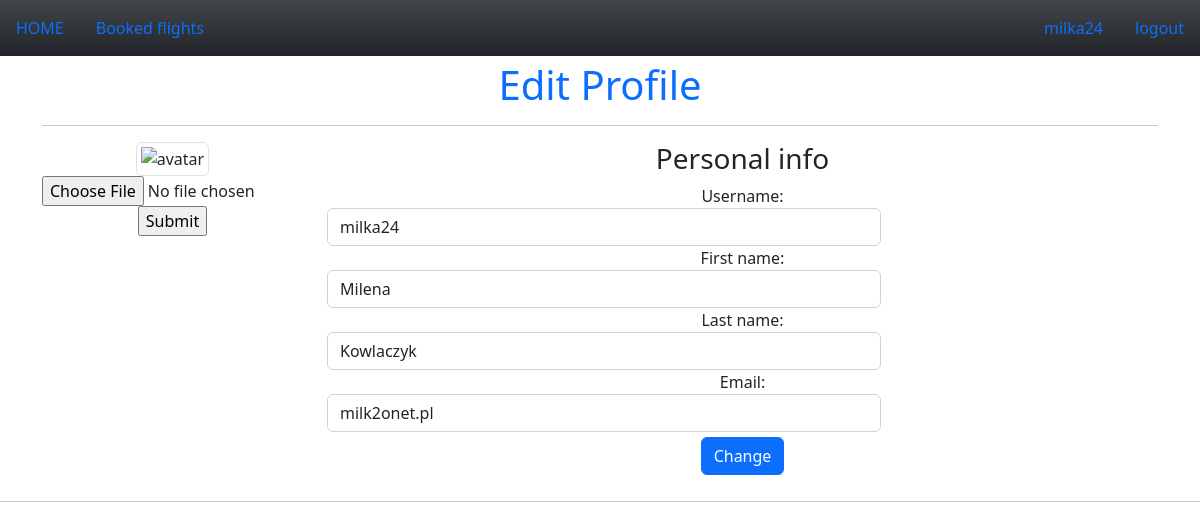
The app's page /profil (signed in) with its own data.
### tables this page shows
CREATE TABLE users (
	id INTEGER NOT NULL, 
	username VARCHAR(200) NOT NULL, 
	name VARCHAR(200) NOT NULL, 
	surname VARCHAR(200) NOT NULL, 
	email VARCHAR(200) NOT NULL, 
	hashed_password VARCHAR(200) NOT NULL, 
	date_added DATETIME, picture, 
	PRIMARY KEY (id), 
	UNIQUE (email)
);

### app.py (the view, shortened to what this page needs)
@app.route("/profil",methods=["GET","POST"])
def profil():
    if request.method == "GET":
        users= db.execute("SELECT * FROM users WHERE username = ?",(session["name"],))
        con.commit()
        user = users.fetchone()
        username = user[1]
        name = user[2]
        surname = user[3]
        email = user[4]
        return render_template("profil.html",username=username,name=name,surname=surname,email=email,picture=session["picture"])

### templates/profil.html (shortened to what this page needs)
{% extends "layout.html" %}
{% block content %}
<div class="container bootstrap snippets bootdey choice">
    <h1 class="text-primary">Edit Profile</h1>
      <hr>
	<div class="row">
      <div class="col-md-3">
        <div class="text-center">
          <img src="{{picture}}" class="avatar img-circle img-thumbnail" alt="avatar">
            <form action = "/upload" method = "POST" enctype = "multipart/form-data">
                <input type = "file" name = "file" />
                <input type = "submit"/>
            </form>
        </div>
      </div>
      <div class="col-md-9 personal-info">
        <h3>Personal info</h3>
        <form class="form-horizontal" role="form" action="/profil" method="post">
            <div class="form-group">
                <label class="col-lg-3 control-label">Username:</label>
                <div class="col-md-8">
                  <input class="form-control" type="text" name="username" value={{username}}>
                </div>
            </div>
            <div class="form-group">
            <label class="col-lg-3 control-label">First name:</label>
            <div class="col-md-8">
              <input class="form-control" type="text" name="name" value={{name}}>
            </div>
          </div>
          <div class="form-group">
            <label class="col-lg-3 control-label">Last name:</label>
            <div class="col-md-8">
              <input class="form-control" type="text" name="surname" value={{surname}}>
            </div>
          </div>
          <div class="form-group">
            <label class="col-lg-3 control-label">Email:</label>
            <div class="col-md-8">
              <input class="form-control" type="email" name="email" value={{email}}>
            </div>
          </div>
          <button type="submit" class="btn btn-primary" style="margin:5px">Change</button>
        </form>
      </div>
  </div>
</div>
<hr>
{% endblock %}

### templates/layout.html (shortened to what this page needs)
<!doctype html>
<html lang="en">
  <head>
    <link rel="stylesheet" href="/static/style.css">
    <link href="https://cdn.jsdelivr.net/npm/bootstrap@5.2.0/dist/css/bootstrap.min.css" rel="stylesheet">
  </head>
  <body class = "text-center bg-image"
        style="background-image: url('https://www.familyvacationcritic.com/wp-content/uploads/sites/19/2018/11/bigstock-Family-on-beautiful-Anse-Solei-379327741-scaled.jpg');
                height: 100vh;">
    <nav class="navbar navbar-default bg-dark bg-gradient">
      <div>
        <ul class="nav">
          {% if not session.name %}
          <li class="nav-item">
            <a class="nav-link active" aria-current="page" href="/" class="link-light">HOME</a>
          </li>
          {% else %}
          <li class="nav-item">
            <a class="nav-link active" aria-current="page" href="/" class="link-light">HOME</a>
          </li>
          <li class="nav-item">
            <a class="nav-link active" aria-current="page" href="/bought" class="link-light">Booked flights</a>
          </li>
          {% endif %}
        </ul>
      </div>
      <div>
        <ul class="nav justify-content-end">
          {% if not session.name %}
          <li class="nav-item" my-2 my-sm-0>
            <a class="nav-link" href="/login" class="link-light">Log in</a>
          </li>
          <li class="nav-item" my-2 my-sm-0>
            <a class="nav-link" href="/register" class="link-light">Register</a>
          </li>
          {% else %}
          <li class="nav-item" me-auto my-2 my-sm-0>
            <a class="nav-link" href="/profil" class="link-light">{{ session.name }}</a>
          </li>
          <li class="nav-item" me-auto my-2 my-sm-0>
            <a class="nav-link" href="/logout" class="link-light">logout</a>
          </li>
          {% endif %}
        </ul>
      </div>
    </nav>
   {% block content %}{% endblock %}
  </body>
</html>

### static/style.css (style rules this page uses)
.airports input, label { display: block; }
@media (min-width: 992px) { body { margin-top: -58.59px; } }
.choice { background-color: rgba(255,255,255,0.5); padding: 5px; }

### records on screen
users: name "milka24", username "milka24", name "Milena", surname "Kowlaczyk", email "milk2onet.pl"
